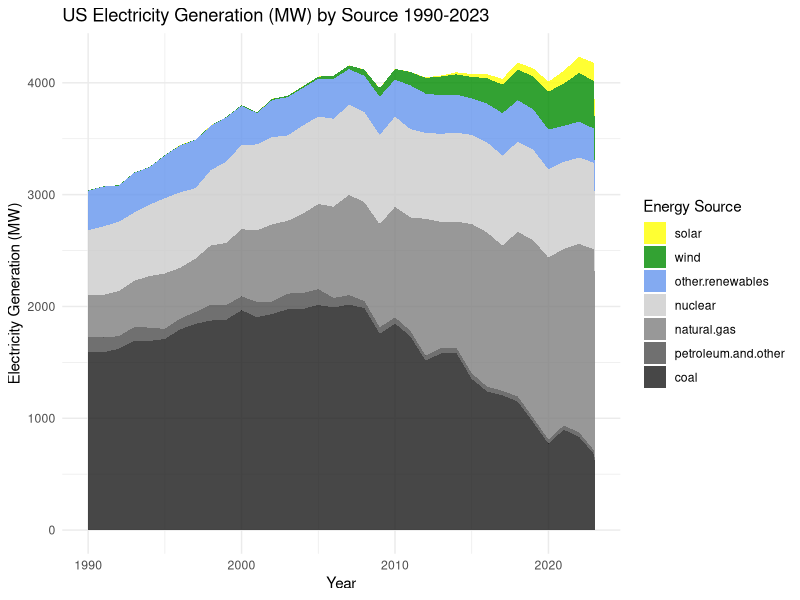
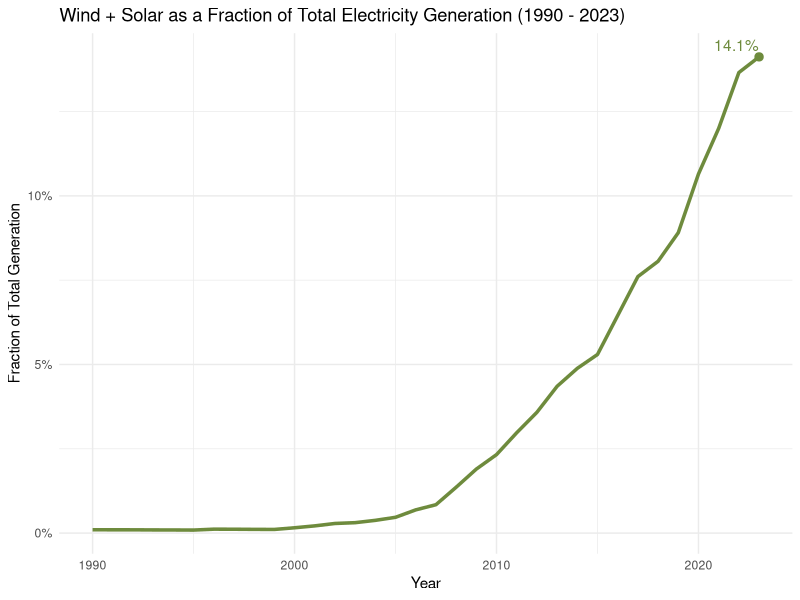
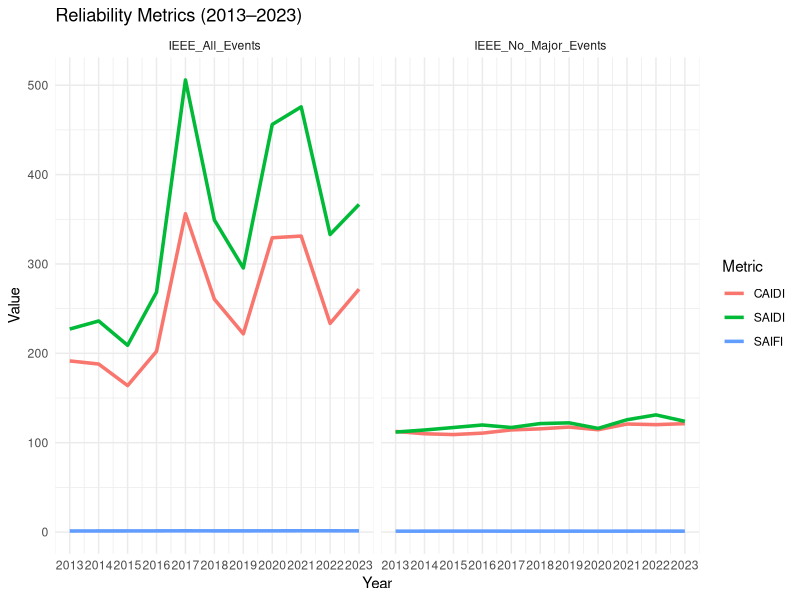

Write the R code that produced these figures, in order.
## ---- chunk 1
suppressPackageStartupMessages(library(ggplot2))
suppressPackageStartupMessages(library(dplyr))
suppressPackageStartupMessages(library(tidyr))
## ---- chunk 2
us_gen_data <- read.csv("US_generation.csv")

colnames(us_gen_data)[1] <- "Year"

us_gen_data <- us_gen_data |>
  filter(Year >= 1990)

data1_long <- us_gen_data |>
  select(Year, wind, solar, `coal`, `natural.gas`, `nuclear`, `other.renewables`, `petroleum.and.other`) |>
  pivot_longer(cols = -Year, names_to = "Energy_Source", values_to = "Generation")

# Set factor levels (wind and solar at the top)
data1_long$Energy_Source <- factor(data1_long$Energy_Source, 
                                  levels = c("solar","wind","other.renewables", "nuclear", "natural.gas",
                                             "petroleum.and.other", "coal"))
# Area Chart
ggplot(data1_long, aes(x = Year, y = Generation, fill = Energy_Source)) +
  geom_area(alpha = 0.8, position = "stack") +
  scale_fill_manual(values = c("coal" = "gray10", 
                               "natural.gas" = "gray50", 
                               "nuclear" = "gray80", 
                               "other.renewables" = "cornflowerblue", 
                               "petroleum.and.other" = "gray30",
                               "wind" = "green4",
                               "solar" = "yellow")) +
  labs(title = "US Electricity Generation (MW) by Source 1990-2023",
       x = "Year",
       y = "Electricity Generation (MW)",
       fill = "Energy Source") +
  theme_minimal()
## ---- chunk 3

# Add a new column to calculate the fraction of wind + solar generation
data2 <- us_gen_data |>
  mutate(
    Total_Generation = wind + solar + coal + natural.gas + nuclear + other.renewables + petroleum.and.other,
    Wind_Solar_Fraction = (wind + solar) / Total_Generation
  )

# Find the last data point
last_point <- data2 |> filter(Year == max(Year))

# Line graph
ggplot(data2, aes(x = Year, y = Wind_Solar_Fraction)) +
  geom_line(color = "darkolivegreen4", linewidth = 1.2) +
  geom_point(data = last_point, aes(x = Year, y = Wind_Solar_Fraction), 
             size = 2.5, color = "darkolivegreen4") +
  geom_text(data = last_point, aes(label = scales::percent(Wind_Solar_Fraction, accuracy = 0.1)),
            vjust = -0.5, hjust = 1, color = "darkolivegreen4") +  # Add a label for the last data point
  labs(title = "Wind + Solar as a Fraction of Total Electricity Generation (1990 - 2023)",
       x = "Year",
       y = "Fraction of Total Generation",) +
  theme_minimal() +
  scale_y_continuous(labels = scales::percent_format())

## ---- chunk 4

t1_reliability <- read.csv("T1_Reliability.csv")

t1_reliability <- t1_reliability |>
   filter(`Event_Category` %in% c("IEEE_All_Events", "IEEE_No_Major_Events"))

t1_reliability$Year <- as.integer(t1_reliability$Year)

# Reshape the data to a long format for plotting
data3_long <- t1_reliability  |>
  pivot_longer(cols = c(SAIDI, SAIFI, CAIDI), names_to = "Metric", values_to = "Value")

# Plot the line graph faceted by Event Category
ggplot(data3_long, aes(x = Year, y = Value, color = Metric)) +
  geom_line(linewidth = 1.2) +
  scale_x_continuous(breaks = seq(2013, 2023, 1)) +
  labs(title = "Reliability Metrics (2013–2023)",
       x = "Year",
       y = "Value",
       color = "Metric") +
  facet_wrap(~ `Event_Category`) +
  theme_minimal()
